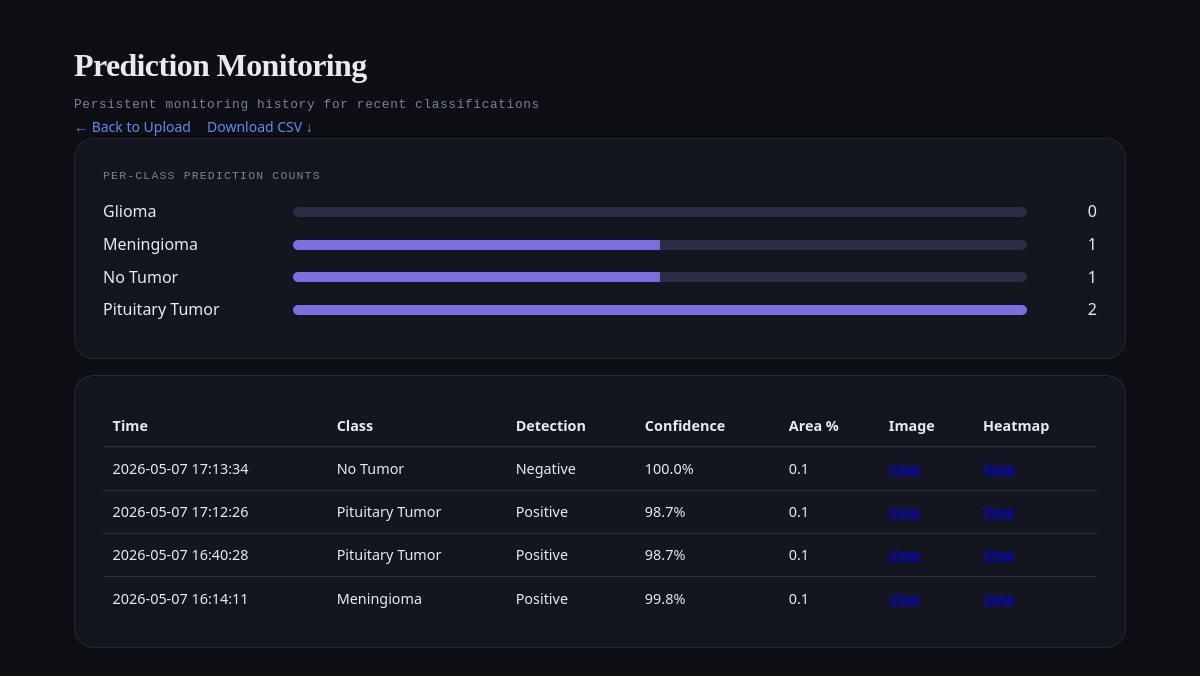
The page /monitor on the database its author committed.
### tables this page shows
CREATE TABLE predictions (
                id INTEGER PRIMARY KEY AUTOINCREMENT,
                created_at TEXT NOT NULL,
                prediction TEXT NOT NULL,
                confidence REAL NOT NULL,
                tumor_detected INTEGER NOT NULL,
                tumor_area_pct REAL,
                image_url TEXT NOT NULL,
                heatmap_url TEXT
            );

### app.py (the view)
@app.route("/monitor")
def monitor():
    predictions = recent_predictions(limit=200)
    class_counts = Counter(p["prediction"] for p in predictions)
    ordered_labels = ["Glioma", "Meningioma", "No Tumor", "Pituitary Tumor"]
    chart_data = [{"label": label, "count": class_counts.get(label, 0)} for label in ordered_labels]
    return render_template("monitor.html", predictions=predictions, chart_data=chart_data)

### app.py (called while the page is built)
def recent_predictions(limit: int = 100) -> list[dict]:
    with sqlite3.connect(DB_PATH) as conn:
        conn.row_factory = sqlite3.Row
        rows = conn.execute(
            """
            SELECT created_at, prediction, confidence, tumor_detected, tumor_area_pct, image_url, heatmap_url
            FROM predictions
            ORDER BY id DESC
            LIMIT ?
            """,
            (limit,),
        ).fetchall()
    return [
        {
            "time": r["created_at"],
            "prediction": r["prediction"],
            "confidence": round(float(r["confidence"]), 1),
            "tumor_detected": bool(r["tumor_detected"]),
            "tumor_area_pct": round(float(r["tumor_area_pct"]), 1) if r["tumor_area_pct"] is not None else None,
            "image_url": r["image_url"],
            "heatmap_url": r["heatmap_url"],
        }
        for r in rows
    ]

### templates/monitor.html (shortened to what this page needs)
<!DOCTYPE html>
<html lang="en">
<head>
  <link rel="stylesheet" href="{{ url_for('static', filename='css/style.css') }}" />
</head>
<body>
  <main class="main" style="max-width: 1100px;">
    <h1 class="hero-title" style="font-size: 2rem;">Prediction Monitoring</h1>
    <p class="hero-sub">Persistent monitoring history for recent classifications</p>
    <p style="display:flex; gap:1rem; align-items:center;">
      <a href="/" class="btn-back">← Back to Upload</a>
      <a href="/monitor.csv" class="btn-back">Download CSV ↓</a>
    </p>
    <div class="upload-card" style="margin-bottom: 1rem;">
      <p class="card-label">Per-class Prediction Counts</p>
      {% set max_count = (chart_data | map(attribute='count') | max) if chart_data else 1 %}
      {% for item in chart_data %}
      <div style="display:grid; grid-template-columns: 180px 1fr 60px; gap:0.6rem; align-items:center; margin:0.45rem 0;">
        <div>{{ item.label }}</div>
        <div style="height:10px; background:#272e45; border-radius:999px; overflow:hidden;">
          <div style="height:100%; width: {{ (item.count / (max_count if max_count > 0 else 1) * 100) | round(1) }}%; background:#7a6fe0;"></div>
        </div>
        <div style="text-align:right;">{{ item.count }}</div>
      </div>
      {% endfor %}
    </div>
    {% if not predictions %}
      <div class="upload-card">
        <p>No predictions yet. Classify at least one MRI scan first.</p>
      </div>
    {% else %}
      <div class="upload-card" style="overflow-x:auto;">
        <table style="width:100%; border-collapse: collapse; font-size: 0.9rem;">
          <thead>
            <tr>
              <th style="text-align:left; padding:0.6rem;">Time</th>
              <th style="text-align:left; padding:0.6rem;">Class</th>
              <th style="text-align:left; padding:0.6rem;">Detection</th>
              <th style="text-align:left; padding:0.6rem;">Confidence</th>
              <th style="text-align:left; padding:0.6rem;">Area %</th>
              <th style="text-align:left; padding:0.6rem;">Image</th>
              <th style="text-align:left; padding:0.6rem;">Heatmap</th>
            </tr>
          </thead>
          <tbody>
            {% for row in predictions %}
            <tr style="border-top: 1px solid #2b3148;">
              <td style="padding:0.6rem;">{{ row.time }}</td>
              <td style="padding:0.6rem;">{{ row.prediction }}</td>
              <td style="padding:0.6rem;">{{ "Positive" if row.tumor_detected else "Negative" }}</td>
              <td style="padding:0.6rem;">{{ row.confidence }}%</td>
              <td style="padding:0.6rem;">{{ row.tumor_area_pct if row.tumor_area_pct is not none else "N/A" }}</td>
              <td style="padding:0.6rem;"><a href="{{ row.image_url }}" target="_blank">View</a></td>
              <td style="padding:0.6rem;">
                {% if row.heatmap_url %}
                  <a href="{{ row.heatmap_url }}" target="_blank">View</a>
                {% else %}
                  N/A
                {% endif %}
              </td>
            </tr>
            {% endfor %}
          </tbody>
        </table>
      </div>
    {% endif %}
  </main>
</body>
</html>

### static/css/style.css (style rules this page uses)
*, *::before, *::after { box-sizing: border-box; margin: 0; padding: 0; }
:root { --bg: #0d0f14; --surface: #13161e; --surface-2: #1a1e29; --border: rgba(255,255,255,0.08); --text: #e8eaf0; --text-muted: #7a8099; --accent: #5b8dee; --accent-glow:rgba(91,141,238,0.25); --red: #e05252; --orange: #e08c3a; --green: #4caf7d; --purple: #9b72e0; --font-serif: 'DM Serif Display', Georgia, serif; --font-sans: 'DM Sans', system-ui, sans-serif; --font-mono: 'DM Mono', 'Courier New', monospace; --radius: 12px; --radius-lg: 20px; }
html { font-size: 16px; scroll-behavior: smooth; }
body { background: var(--bg); color: var(--text); font-family: var(--font-sans); font-weight: 300; line-height: 1.6; min-height: 100vh; display: flex; flex-direction: column; position: relative; overflow-x: hidden; }
.main { flex: 1; max-width: 680px; margin: 0 auto; padding: 3rem 1.5rem 2rem; width: 100%; }
.hero-title { font-family: var(--font-serif); font-size: clamp(2.4rem, 6vw, 3.6rem); line-height: 1.1; letter-spacing: -0.02em; margin-bottom: 0.75rem; }
.hero-sub { font-family: var(--font-mono); font-size: 0.8rem; color: var(--text-muted); letter-spacing: 0.05em; }
.upload-card { background: var(--surface); border: 1px solid var(--border); border-radius: var(--radius-lg); padding: 1.75rem; margin-bottom: 1.5rem; }
.card-label { font-family: var(--font-mono); font-size: 0.72rem; text-transform: uppercase; letter-spacing: 0.1em; color: var(--text-muted); margin-bottom: 0.85rem; }
.btn-back { display: inline-flex; align-items: center; gap: 0.4rem; color: var(--accent); text-decoration: none; font-size: 0.875rem; font-weight: 500; transition: gap 0.15s; }

### rows shown on the page
predictions: time "2026-05-07 17:13:34", prediction "No Tumor", tumor_detected "Negative", confidence "100.0", tumor_area_pct "0.1"
predictions: time "2026-05-07 17:12:26", prediction "Pituitary Tumor", tumor_detected "Positive", confidence "98.7", tumor_area_pct "0.1"
predictions: time "2026-05-07 16:40:28", prediction "Pituitary Tumor", tumor_detected "Positive", confidence "98.7", tumor_area_pct "0.1"
predictions: time "2026-05-07 16:14:11", prediction "Meningioma", tumor_detected "Positive", confidence "99.8", tumor_area_pct "0.1"

### other values the page prints
{{ item.label }} "Glioma" "Meningioma" "No Tumor" "Pituitary Tumor"
{{ item.count }} "0" "1" "1" "2"
